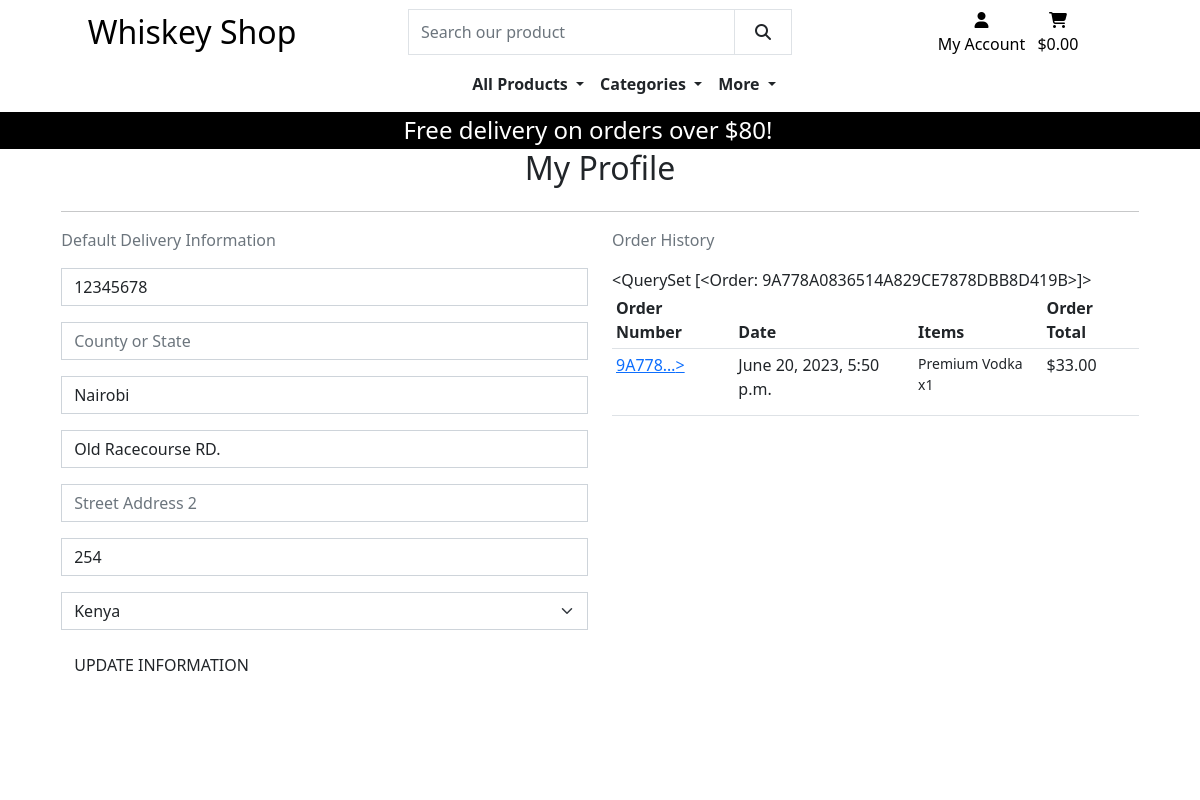
/profile/ (signed in), run on an earlier commit of the app's database.
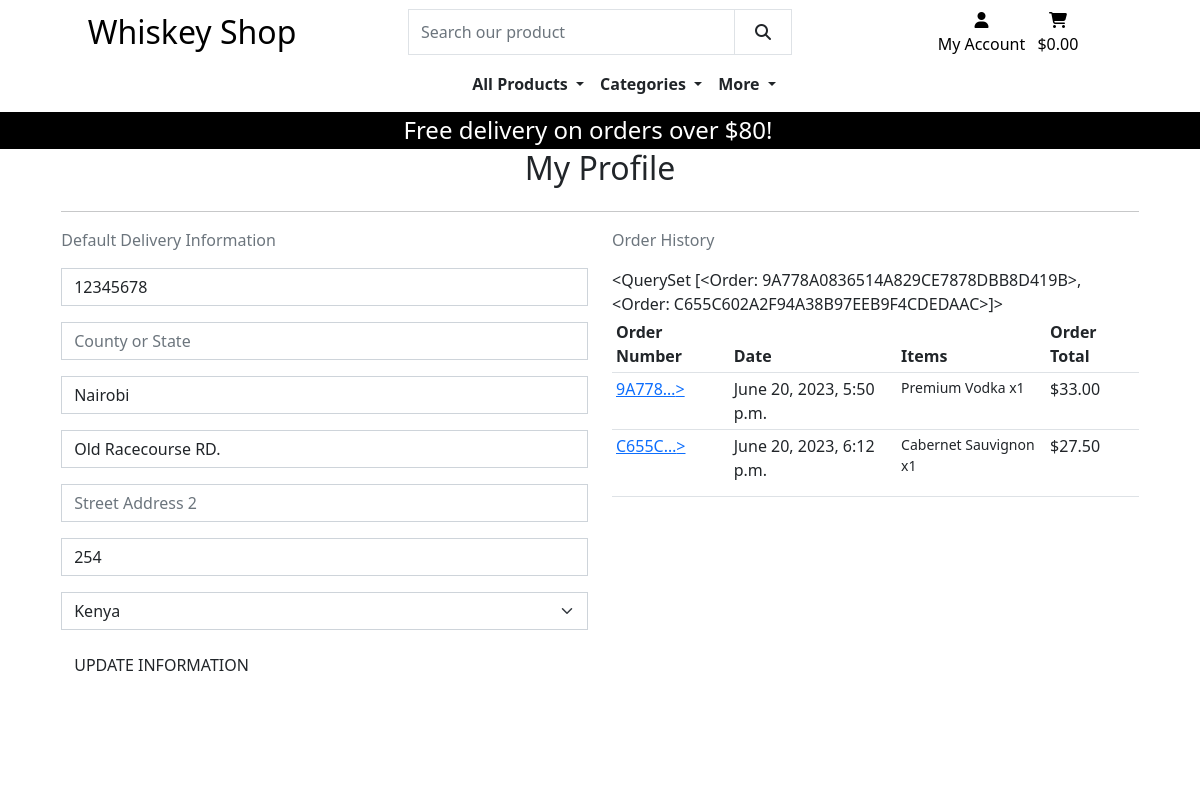
And on a later commit of the database.
### profiles/models.py (models this page shows, shortened)
class UserProfile(models.Model):
    user = models.OneToOneField(User, on_delete=models.CASCADE)
    default_phone_number = models.CharField(max_length=20, null=True,
                                            blank=True)
    default_county = models.CharField(max_length=80, null=True, blank=True)
    default_city = models.CharField(max_length=40, null=True, blank=True)
    default_street_address1 = models.CharField(max_length=80, null=True,
                                               blank=True)
    default_street_address2 = models.CharField(max_length=80, null=True,
                                               blank=True)
    default_postcode = models.CharField(max_length=20, null=True, blank=True)
    default_country = CountryField(blank_label='Country', null=True,
                                   blank=True)

### checkout/models.py (models this page shows, shortened)
class Order(models.Model):
    order_number = models.CharField(max_length=32, null=False, editable=False)
    user_name = models.ForeignKey(UserProfile, on_delete=models.SET_NULL,
                                  null=True, blank=True, related_name='orders')
    full_name = models.CharField(max_length=50, null=False, blank=False)
    email = models.EmailField(max_length=254, null=False, blank=False)
    phone_number = models.CharField(max_length=20, null=False, blank=False)
    country = CountryField(blank_label='Country *', null=False, blank=False)
    county = models.CharField(max_length=80, null=True, blank=True)
    city = models.CharField(max_length=80, null=True, blank=True)
    postcode = models.CharField(max_length=20, null=True, blank=True)
    street_address1 = models.CharField(max_length=80, null=False, blank=False)
    street_address2 = models.CharField(max_length=80, null=True, blank=True)
    date = models.DateTimeField(auto_now_add=True)
    delivery_cost = models.DecimalField(max_digits=6, decimal_places=2, null=False, default=0)
    order_total = models.DecimalField(max_digits=10, decimal_places=2, null=False, default=0)
    grand_total = models.DecimalField(max_digits=10, decimal_places=2, null=False, default=0)
    original_bag = models.TextField(null=False, blank=False, default='')
    stripe_pid = models.CharField(max_length=200, null=False, blank=False, default='')
    def __str__(self):
        return self.order_number

class OrderLineItem(models.Model):
    order = models.ForeignKey(Order, null=False, blank=False, on_delete=models.CASCADE, related_name='lineitems')
    product = models.ForeignKey(Product, null=False, blank=False, on_delete=models.CASCADE)
    product_flavor = models.CharField(max_length=2, null=True, blank=True)
    quantity = models.IntegerField(null=False, blank=False, default=0)
    lineitem_total = models.DecimalField(max_digits=6, decimal_places=2, null=False, blank=False, editable=False)

### products/models.py (models this page shows, shortened)
class Product(models.Model):
    category = models.ForeignKey('Category', null=True, blank=True, on_delete=models.SET_NULL)
    sku = models.CharField(max_length=254, null=True, blank=True)
    name = models.CharField(max_length=254)
    description = models.TextField()
    price = models.DecimalField(max_digits=6, decimal_places=2)
    rating = models.DecimalField(max_digits=6, decimal_places=2, null=True, blank=True)
    image = models.ImageField(null=True, blank=True)
    has_other_flavors = models.BooleanField(default=False, null=True, blank=True)
    customized_message = models.BooleanField(default=False, null=True, blank=True)

### profiles/views.py (the view)
# urls.py: path('', views.profile, name='profile'),
def profile(request):
    try:
        profile = UserProfile.objects.get(user=request.user)
    except UserProfile.DoesNotExist:
        profile = None
    if request.method == 'POST':
        form = UserProfileForm(request.POST, instance=profile)
        if form.is_valid():
            form.save()
            messages.success(request, 'Profile updated successfully')
    else:
        form = UserProfileForm(instance=profile)
    template = 'profiles/profile.html'
    context = {
        'form': form,
        'orders': profile.orders.all() if profile else [],
        'on_profile_page': True
    }
    return render(request, template, context)

### profiles/forms.py
class UserProfileForm(forms.ModelForm):
    class Meta:
        model = UserProfile
        exclude = ('user',)
    def __init__(self, *args, **kwargs):
        super().__init__(*args, **kwargs)
        placeholders = {
            'default_phone_number': 'Phone Number',
            'default_county': 'County or State',
            'default_city': 'City',
            'default_postcode': 'Postal Code',
            'default_street_address1': 'Street Address 1',
            'default_street_address2': 'Street Address 2',
        }
        self.fields['default_phone_number'].widget.attrs['autofocus'] = True
        for field in self.fields:
            if field != 'default_country':
                if self.fields[field].required:
                    placeholder = f'{placeholders[field]} *'
                else:
                    placeholder = placeholders[field]
                self.fields[field].widget.attrs['placeholder'] = placeholder
            self.fields[field].widget.attrs['class'] = 'border-black rounded-0 profile-form-input'
            self.fields[field].label = False

### profiles/templates/profiles/profile.html (shortened to what this page needs)
{% extends "base.html" %}
{% load static %}
{% block extra_css %}
    <link rel="stylesheet" href="{% static 'profiles/css/profile.css' %}">
{% endblock %}
{% block content %}
<div class="overlay"></div>
<div class="container">
    <div class="row">
        <div class="col">
            <h2 class="mb-4 text-center">My Profile</h2>
            <hr>
        </div>
    </div>
    <div class="row">
        <div class="col-12 col-lg-6">
            <p class="text-muted">Default Delivery Information</p>
            <form action="{% url 'profile' %}" class="mt-3" method="POST" id="profile-update-form">
                {{ form|crispy }}
                <button class="btn btn-black rounded-0 text-uppercase float-right">Update Information</button>
            </form>
        </div>
        <div class="col-12 col-lg-6">
            <p class="text-muted">Order History</p>
                {{ orders }}
                <div class="order-history">
                    <table class="table table-sm">
                        <thead>
                            <tr>
                                <th>Order Number</th>
                                <th>Date</th>
                                <th>Items</th>
                                <th>Order Total</th>
                            </tr>
                        </thead>
                        <tbody>
                            {% for order in orders %}
                            <tr>
                                <td>
                                    <a href="{% url 'order_history' order.order_number %}"
                                    title="{{ order.order_number }}">
                                        {{ order.order_number|truncatechars:6 }}>
                                    </a>
                                </td>
                                <td>{{ order.date }}</td>
                                <td>
                                    <ul class="list-unstyled">
                                        {% for item in order.lineitems.all %}
                                            <li class="small">
                                                {{ item.product.name }} x{{ item.quantity }}
                                            </li>
                                        {% endfor %}
                                    </ul>
                                </td>
                                <td>${{ order.grand_total }}</td>
                                </tr>
                            {% endfor %}
                        </tbody>
                    </table>
                </div>
        </div>
    </div>
{% endblock %}

What changed in the data, as far as the page shows it:
computed for UserProfile "Nairobi": id.order_number "<QuerySet [<Order: 9A778A0836514A829CE7878DBB8D419B>]>" → "<QuerySet [<Order: 9A778A0836514A829CE7878DBB8D419B>, <Order: C655C602A2F94A38B97EEB9F4CDEDAAC>]>"
added Order: order_number "C655C…", date "June 20, 2023, 6:12 p.m.", grand_total "27.50"
added OrderLineItem: product.name "Cabernet Sauvignon", quantity "1", shown under "C655C…"
